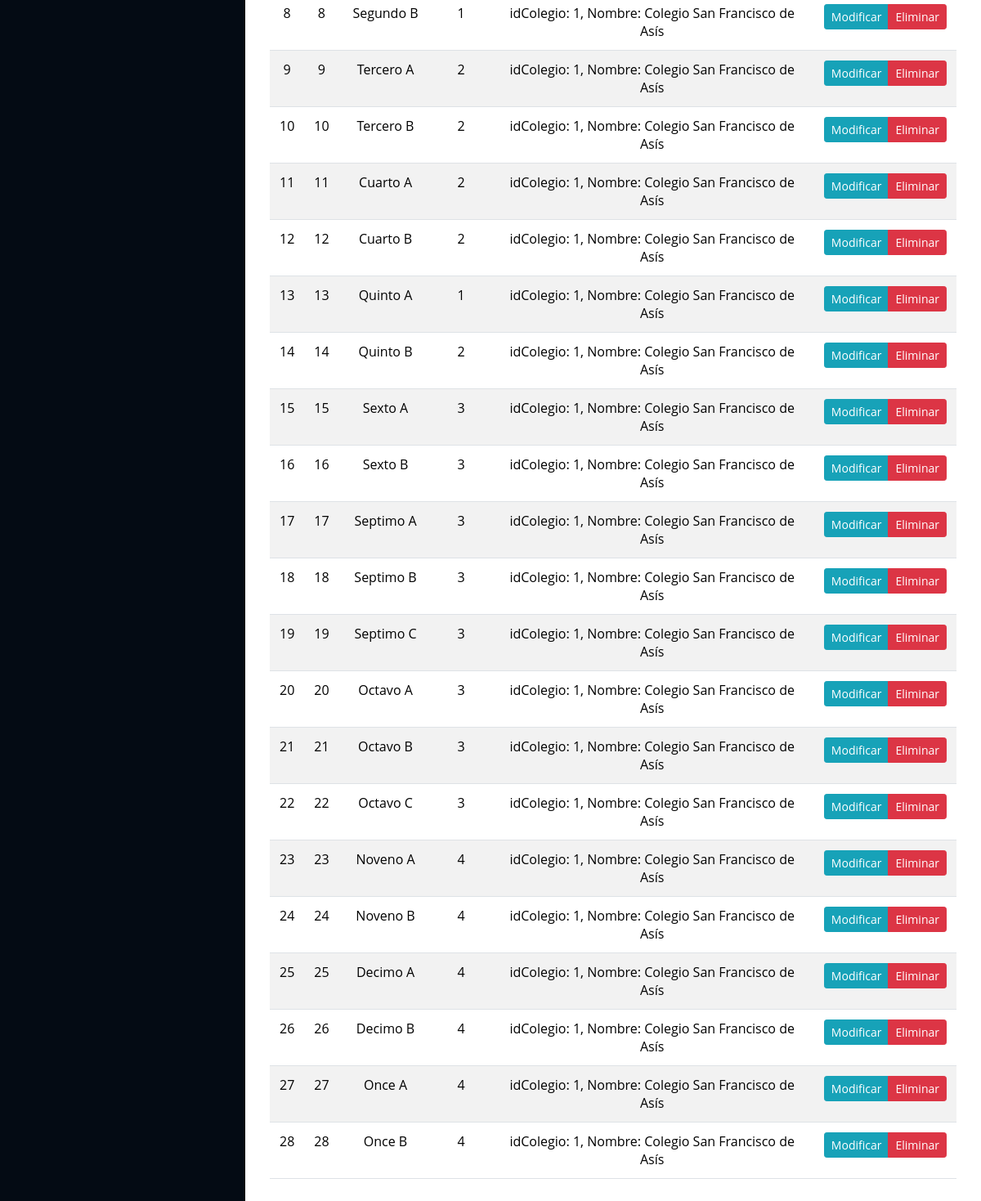
The page /listaGrado/ (lower part) on the database as committed earlier.
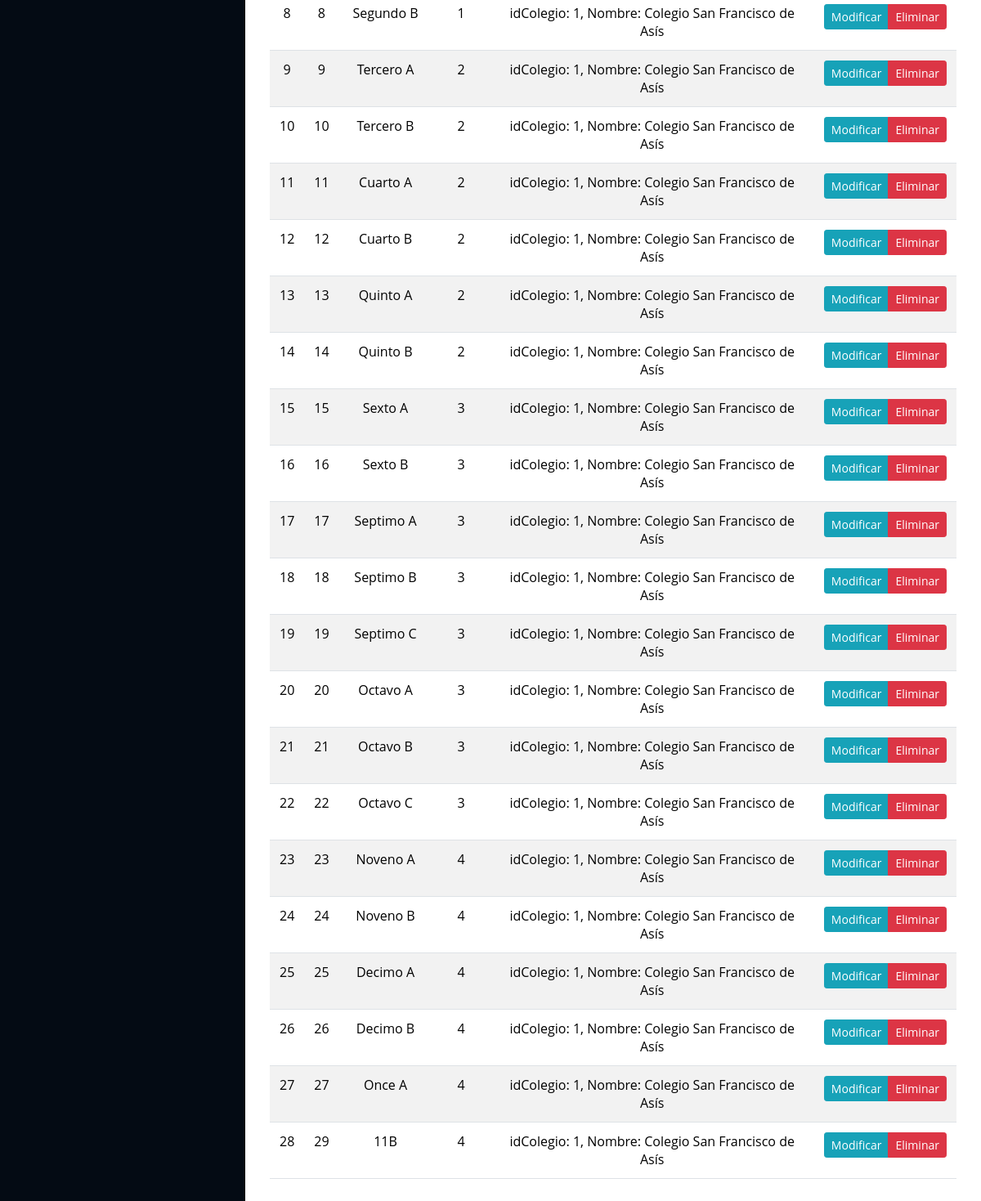
The same page on the database as committed later.
### Modulos/Observador/models.py (models this page shows, shortened)
class Grado(models.Model):
    idGrado = models.AutoField(primary_key=True)
    grado = models.CharField(max_length=16, null=True, blank=True)
    ciclo = models.CharField(max_length=7)
    idColegio = models.ForeignKey(Colegio, on_delete=models.CASCADE, related_name="grado", default= 1)

class Colegio(models.Model):
    idColegio = models.AutoField(primary_key=True)
    nombre = models.CharField(max_length=50)
    direccion = models.CharField(max_length=100)
    telefono = models.CharField(max_length=13)
    email = models.EmailField(max_length=100)
    def __str__(self):
        return f"idColegio: {self.idColegio}, Nombre: {self.nombre}"
    class Meta:
        verbose_name = 'Colegio'

### Modulos/Observador/views.py (the view)
# urls.py: path('listaGrado/', listaGrado, name='listaGrado'),
def listaGrado(request):
    grados = Grado.objects.all()  # Obtiene todos los registros
    return render(request, 'listaGrados.html', {'grado': grados})

### Modulos/Observador/templates/listaGrados.html (shortened to what this page needs)
{% extends "index.html" %}
{% load static %}
        {% block contenido %}
        <div class="container py-4">
            <div class="row">
                <div class="col-md-12">
                    <div class="table-responsive">
                        <table class="table table-striped">
                            <tbody>
                                {% if grado %}
                                {% for grado in grado %}
                                <tr>
                                    <td class="">{{ forloop.counter }}</td>
                                    <td class="">{{ grado.idGrado }}</td>
                                    <td class="">{{ grado.grado }}</td>
                                    <td class="">{{ grado.ciclo }}</td>
                                    <td class="">{{ grado.idColegio }}</td>
                                    <td>
                                        <div class="btn-group btn-group-sm" role="group" aria-label="Basic example">
                                            <a href="{% url 'modificarGrado' grado.idGrado %}"
                                                class="btn btn-info btn-sm">
                                                Modificar
                                            </a>
                                            <a href="#" onclick="eliminarGrado({{ grado.idGrado }})"
                                                class="btn btn-danger btn-sm">
                                                Eliminar
                                            </a>
                                        </div>
                                    </td>
                                </tr>
                                {% endfor %}
                                {% else %}
                                <tr>
                                    <td colspan="6" class="text-center text-danger">⚠ No se encontraron resultados</td>
                                </tr>
                                {% endif %}
                            </tbody>
                        </table>
                    </div>
                </div>
            </div>
        </div>
        {% endblock %}

Rows that differ between the two databases and show on the page:
removed Grado: idGrado "28", grado "Once B", ciclo "4", idColegio "idColegio: 1, Nombre: Colegio San Francisco de Asís"
changed Grado "Quinto A": ciclo "1" → "2"
added Grado: idGrado "29", grado "11B", ciclo "4", idColegio "idColegio: 1, Nombre: Colegio San Francisco de Asís"
